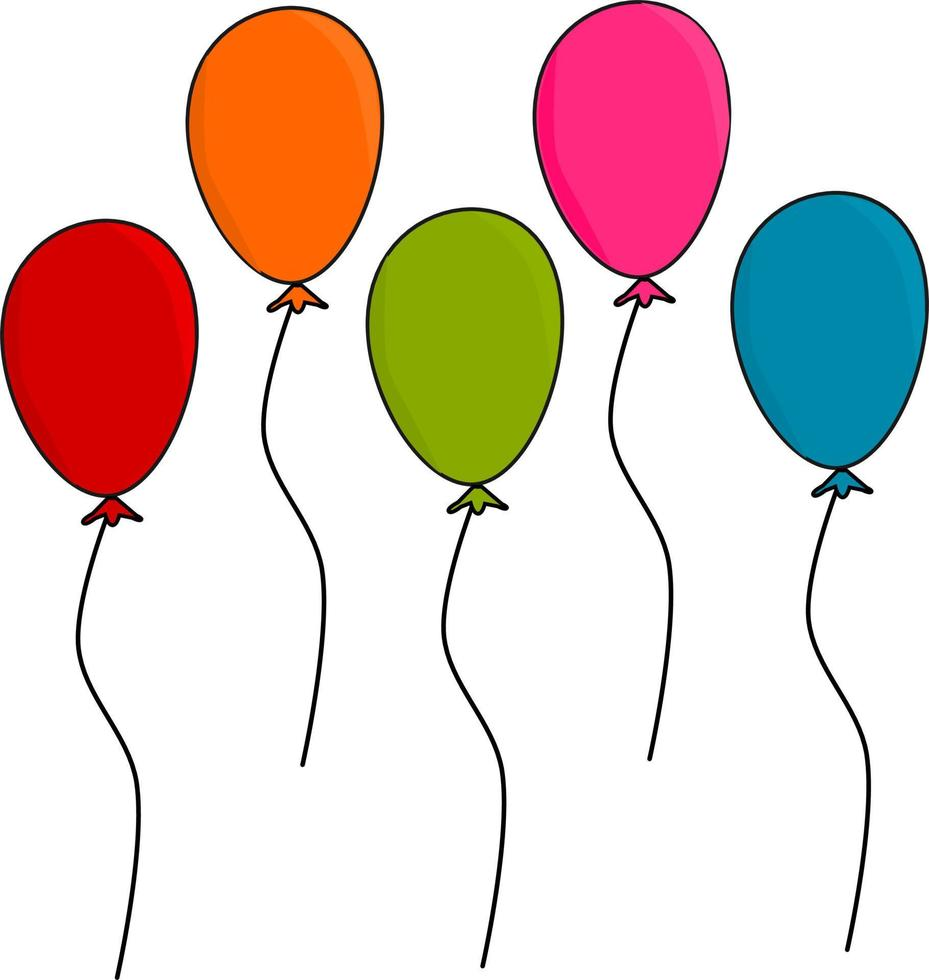
#> input picture youtube/ballon.jpg, 929 x 980 px, given in place of the camera
$ python main.py
#> lines starting #> are read from the running program, lines starting #| are printed output that depends on the picture; after the words box and inside, x2 and y2 are one past the last pixel; in counts of white or black regions, pixels touching at a corner belong together
### youtube/dtectHit.py
import cv2


# Function to detect movement
# [21 lines left out: function detect_movement, not called in this run]


# Initialize video capture
cap = cv2.VideoCapture(0)

# Initialize previous frame as None
previous_frame = None

while True:
    # Read frame from camera
    ret, frame = cap.read()
#> frame is the input picture: shape (980, 929, 3); mean B, G, R 204.3, 210.6, 228.8
    if not ret:
        break

    # If previous frame is not None, detect movement
    if previous_frame is not None:
        frame_with_movement = detect_movement(frame, previous_frame)
        cv2.imshow('Movement Detection', frame_with_movement)

    # Set current frame as previous frame for next iteration
    previous_frame = frame.copy()

    # Check for user input to exit
    if cv2.waitKey(1) & 0xFF == ord('q'):
#> (key q is pressed here)
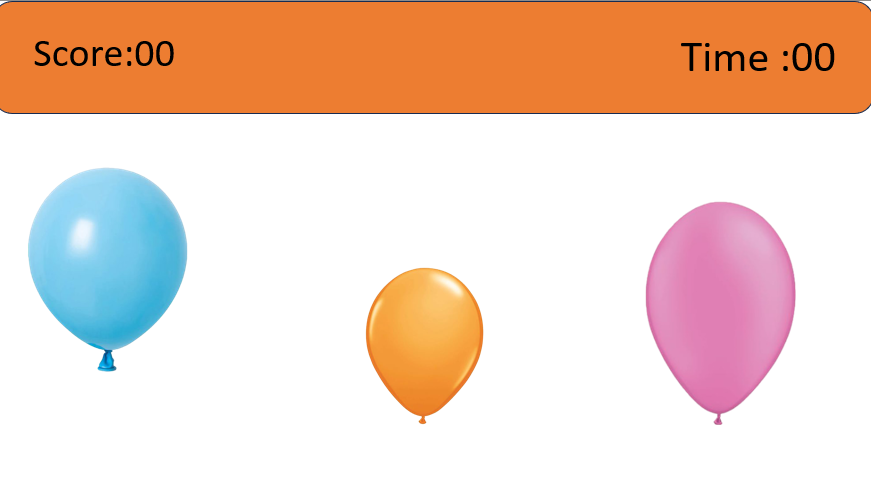
#> input picture youtube/img.png, 871 x 496 px
#> further down, img is the input picture: shape (496, 871, 3); mean B, G, R 197.2, 212.1, 239.4
        break

# Release video capture and close windows
cap.release()
cv2.destroyAllWindows()
cv2.destroyAllWindows()

### youtube/FindingBallons.py
import cv2
import numpy as np

def findBalloons(img):
    bboxs = []
    img = cropImage(img, 0.3)
    img = preprocess(img)
    imgContours, contours = findContours(img)
    for cnt in contours:
        area = cv2.contourArea(cnt)
        if area > 1000:  # Adjust this threshold as needed
            x, y, w, h = cv2.boundingRect(cnt)
            cx = x + w // 12
            cy = y + h // 3
            bboxs.append((cx, cy, w, h))
            cv2.rectangle(imgContours, (x, y), (x + w, y + h), (255, 255, 255), 2)
    return imgContours, bboxs

def cropImage(img, cropVal):
#> called with cropVal = 0.3
    h, w, c = img.shape
#> h = 496; w = 871; c = 3
    img = img[int(h * cropVal):h, 0:w]
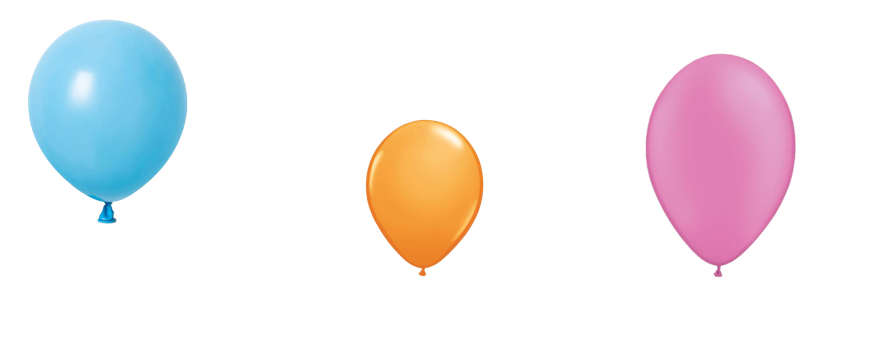
#> img: shape (348, 871, 3); mean of channels 0, 1, 2 239.9, 237.7, 241.9; drawn as B, G, R
    return img

def preprocess(img):
    img = cv2.cvtColor(img, cv2.COLOR_BGR2GRAY)
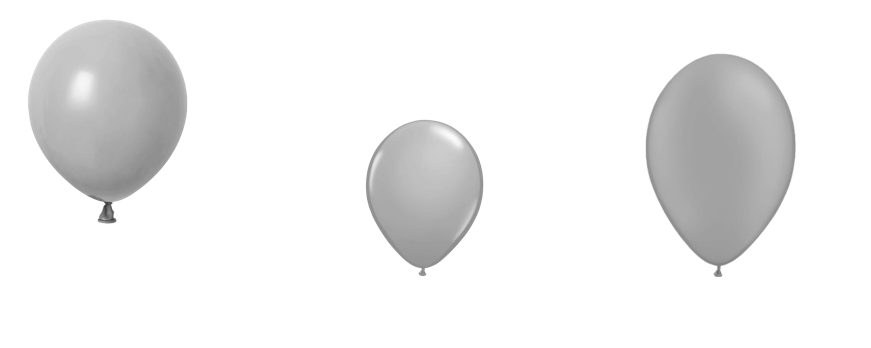
#> img: shape (348, 871); min 55, max 255, mean 239.2
    img = cv2.GaussianBlur(img, (5, 5), 5, 0)
    img = cv2.Canny(img, 50, 100)
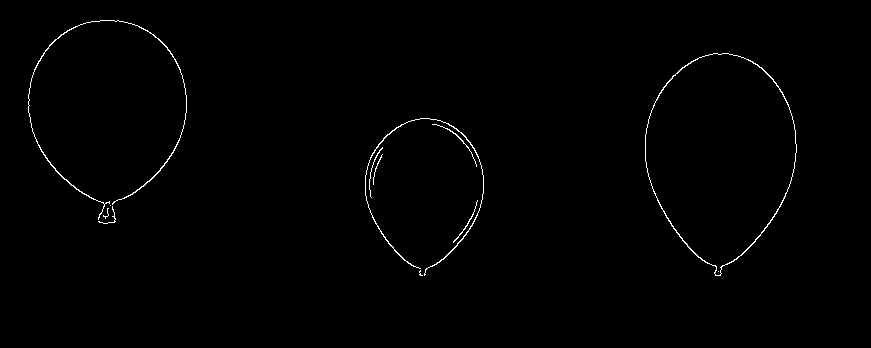
#> img: shape (348, 871); 0.7% white in thin lines or dots, all inside (x1, y1, x2, y2) = (28, 20, 797, 276)
    kernel = np.ones((5, 5), np.uint8)
    img = cv2.dilate(img, kernel)
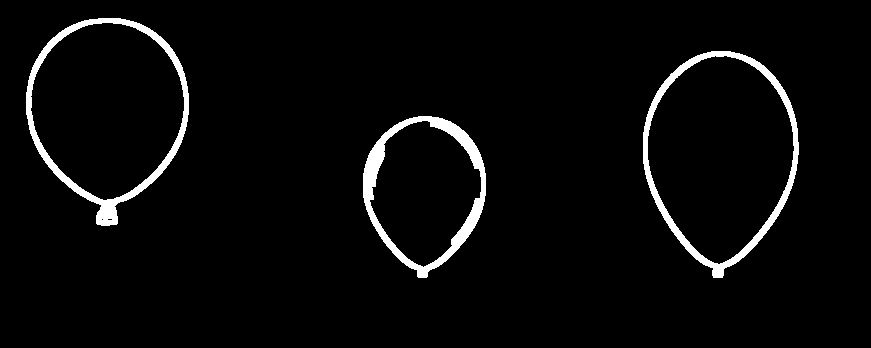
#> img: shape (348, 871); 3.7% white; 3 white regions
    return img

def findContours(img):
    imgContours = np.zeros_like(img)
    contours, _ = cv2.findContours(img, cv2.RETR_EXTERNAL, cv2.CHAIN_APPROX_SIMPLE)
#> contours = 3 contours; box (x1, y1, x2, y2) and area: (643, 51, 799, 278) 25452, (26, 18, 189, 226) 23721, (363, 116, 486, 278) 14372
    cv2.drawContours(imgContours, contours, -1, (255, 255, 255), 2)
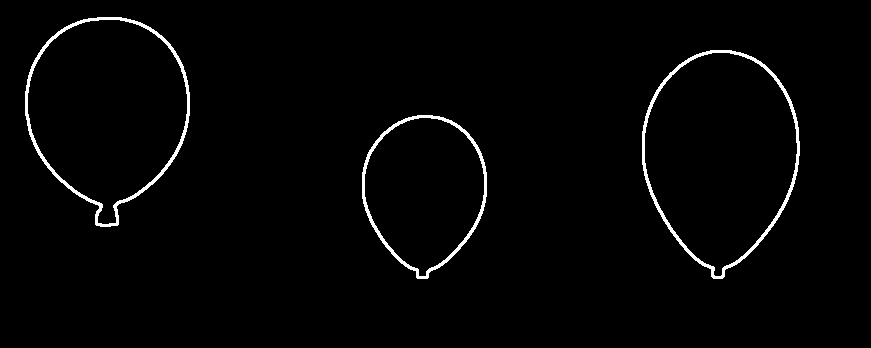
#> imgContours: shape (348, 871); 1.9% white; 3 white regions
    return imgContours, contours

### youtube/main.py
#main pipeline

import cv2
from FindingBallons import*
from dtectHit import*

img =cv2.imread("img.png")

imgBalloons, bboxs = findBalloons(img)
#> the loop in findBalloons, `for cnt in contours:` made 3 passes
#> (area, x, y, w, h, cx, cy) on passes 1 to 3: (14372, 363, 116, 123, 162, 373, 170), (25452.5, 643, 51, 156, 227, 656, 126), (23721, 26, 18, 163, 208, 39, 87)
#> after the loop in findBalloons, `for cnt in contours:`:
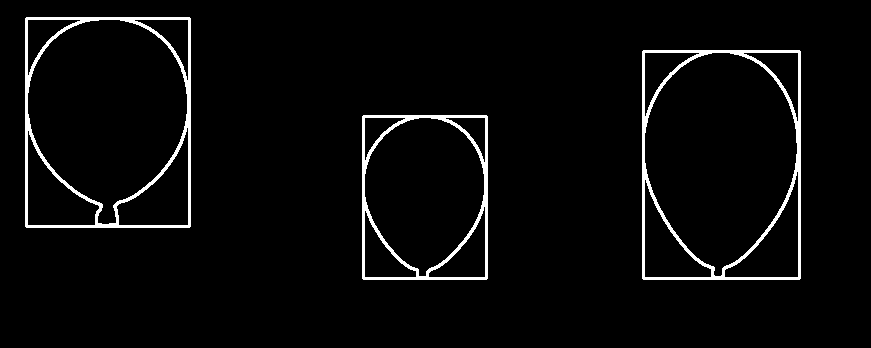
#> imgContours: shape (348, 871); 3.6% white; 3 white regions, box (x1, y1, x2, y2) and area: (642, 50, 801, 280) 4052, (25, 17, 191, 228) 3945, (362, 115, 488, 280) 2956
#> after the loop in findBalloons, `for cnt in contours:`: bboxs = [(373, 170, 123, 162), (656, 126, 156, 227), (39, 87, 163, 208)]
#> (the run stopped early here; a loop or call above may not have finished)
